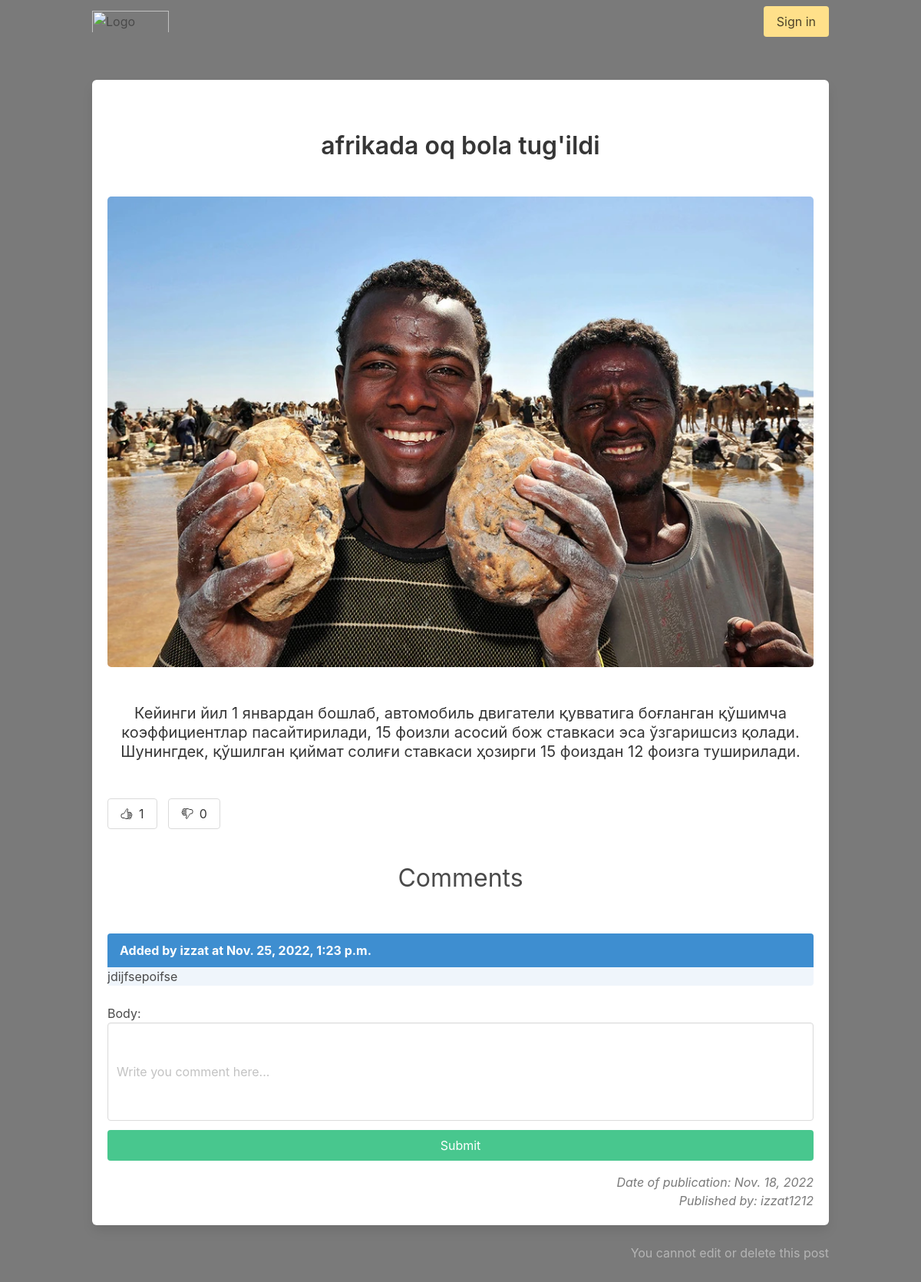
/afrika_uz, run on the app's committed database.
### crud/models.py (models this page shows, shortened)
class Article(models.Model):
    title = models.CharField(max_length=255)
    text = models.TextField()
    slug = models.SlugField(unique=True)
    data = models.DateField(auto_now = True)
    thumb = models.ImageField(blank = True)
    author = models.ForeignKey(User,default=None,on_delete=models.CASCADE)
    likes = models.ManyToManyField(User, related_name='article_likes')
    dislakes = models.ManyToManyField(User , related_name='article_dislakes')
    def __str__(self):
        return self.title
    def total_likes(self):
        return self.likes.count()
    def total_dislikes(self):
        return self.dislakes.count()

class Comment(models.Model):
    article = models.ForeignKey(Article, on_delete=models.CASCADE,null=True)
    user = models.ForeignKey(User, on_delete=models.CASCADE)
    body = models.TextField()
    date_added = models.DateTimeField(auto_now_add=True)

### crud/views.py (the view, shortened to what this page needs)
# urls.py: path('<slug>',article_detail,name='article_detail'),
def article_detail(request,slug):
    article = Article.objects.get(slug=slug)
    form = CommentForm()
    return render(request,'article_detail.html',{'article':article , 'form':form})

### crud/forms.py
class CommentForm(forms.ModelForm):
    body = forms.CharField(widget=forms.TextInput(attrs={
        'class':'textarea',
        'size':'40',
        'placeholder':'Write you comment here...'
    }))
    class Meta:
        model = Comment
        fields = ['body', ]

### templates/article_detail.html (shortened to what this page needs)
{% extends 'base.html' %}
{% load static %}
{% block content %}
<div class="container">
    <div class="columns is-centered">
        <div class="column">
            <div class="box">
                <div class="title has-text-dark has-text-centered my-6">{{ article }}</div>
                <img src="{{ article.thumb.url }}" alt="" class="image is-centered"
                    style="min-width: 100%; border-radius: 5px">
                <div class="subtitle has-text-dark has-text-centered my-6">{{ article.text}}</div>
                {% if user not in article.likes.all and user not in article.dislakes.all %}
                <div class="columns">
                    <div class="column is-1">
                        <form action="{% url 'article_like' article.slug %}" method="post" class="has-text-right">
                            <button type="submit" class="button">
                                <ion-icon name="thumbs-up-outline"></ion-icon>
                                <span class="ml-2">{{ article.total_likes }}</span>
                            </button>
                        </form>
                    </div>
                    <div class="column is-1">
                        <form action="{% url 'article_dislike' article.slug %}" method="post" class="has-text-right">
                            <button type="submit" class="button">
                                <ion-icon name="thumbs-down-outline"></ion-icon>
                                <span class="ml-2">{{ article.total_dislikes }}</span>
                            </button>
                        </form>
                    </div>
                </div>
                {% endif %}
                {% if not article.comment_set.all %}
                <div class="has-text-centered has-text-grey-light is-size-5 mx-3">
                    koment yoz , holi yoq ...
                </div>
                {% else %}
                <p class="has-text-centered is-size-3 mb-6">Comments</p>
                {% for comment in article.comment_set.all %}
                <article class="message is-info">
                    <div class="message-header">
                        {% if user == comment.user %}
                        Added by you at{{ comment.date_added}}
                        <div class="has-text-right is-size-5">
                            <a href="{% url 'comment_edit' slug=article.slug pk=comment.pk %}" class="is-info">
                                <ion-icon name="create-outline"></ion-icon>
                            </a>
                            <a href="{% url 'comment_delete' slug=article.slug pk=comment.pk %}"
                                style="text-decoration: none;">
                                <ion-icon name="trash-outline"></ion-icon>
                            </a>
                        </div>
                        {% else %}
                        Added by {{ comment.user }} at {{ comment.date_added }}
                        {% endif %}
                    </div>
                    <div class="massage-body">{{ comment.body }}</div>
                </article>
                {% endfor %}
                {% endif %}
                <form method="POST" enctype="multipart/form-data" class="comment">
                    {{form}}
                    <button type="submit" class="button is-success mt-3 is-fullwidth ">
                        Submit
                    </button>
                </form>
                <div class="has-text-grey is-size-6 has-text-right is-italic">
                    <p class="datename">Date of publication: {{ article.data }}</p>
                    {% if user == article.author %}
                    <p class="content">Published by you</p>
                    {% else %}
                    <p class="content">Published by: {{ article.author }}</p>
                    {% endif %}
                </div>
            </div>
            {% if user == article.author %}
            <div class="has-text-right">
                <a href="{% url 'article_edit' article.slug %}" class="button is-info">
                    <ion-icon name="create-outline"></ion-icon>
                </a>
                <a href="{% url 'article_delete' article.slug %}" class="button is-danger">
                    <ion-icon name="trash-outline"></ion-icon>
                </a>
            </div>
            {% else %}
            <div class="has-text-right">
                <p class="content has-text-grey-light ">
                    You cannot edit or delete this post
                </p>
            </div>
            {% endif %}
        </div>
    </div>
</div>
{% endblock %}

### data on the page
Article: title "afrikada oq bola tug'ildi", thumb (picture), text "Кейинги йил 1 январдан бошлаб, автомобиль двигатели қувватига боғланган қўшимча коэффициентлар пасайтирилади, 15 фоизли асосий бож ставкаси эса ўзгаришсиз қолади. Шунингдек, қўшилган қиймат солиғи ставкаси ҳозирги 15 фоиздан 12 фоизга туширилади.", total_likes "1", total_dislikes "0", data "Nov. 18, 2022", author "izzat1212"
Comment: user "izzat", date_added "Nov. 25, 2022, 1:23 p.m.", body "jdijfsepoifse"
